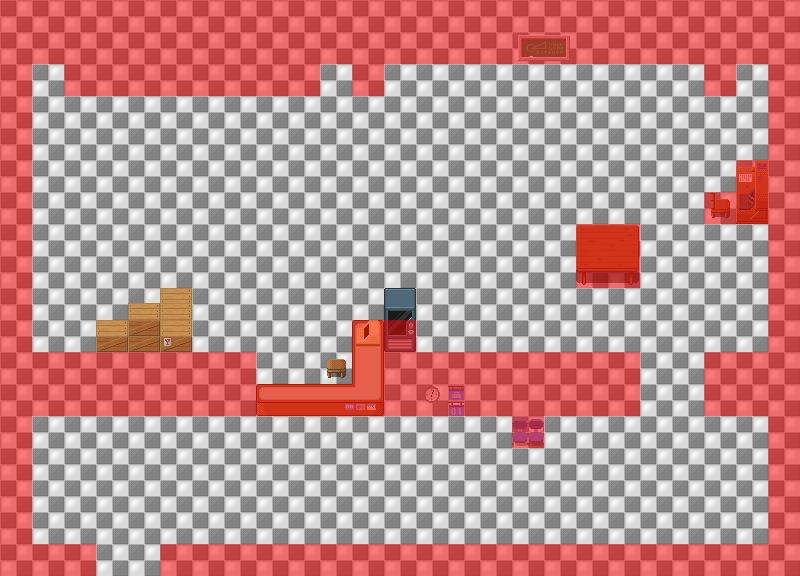

This game map was drawn from its Tiled (.tmx) file and the tilesets committed beside it. A one-line description and the full map source follow:
An orthogonal 25x18 tile map with 32x32 px tiles, 5 tile layers (1, 2, 3, 4, ...).

<map version="1.0" orientation="orthogonal" renderorder="right-down" width="25" height="18" tilewidth="32" tileheight="32" nextobjectid="1">
 <tileset firstgid="1" name="tileset1" tilewidth="32" tileheight="32" tilecount="1000" columns="25">
  <image source="tileset1.png" width="800" height="1280" />
 </tileset>
 <layer name="1" width="25" height="18">
  <data encoding="csv">
5,5,5,5,5,5,5,5,5,5,5,5,5,5,5,5,5,5,5,5,5,5,5,5,5,
5,5,5,5,5,5,5,5,5,5,5,5,5,5,5,5,5,5,5,5,5,5,5,5,5,
5,5,5,5,5,5,5,5,5,5,5,5,5,5,5,5,5,5,5,5,5,5,5,5,5,
5,5,5,5,5,5,5,5,5,5,5,5,5,5,5,5,5,5,5,5,5,5,5,5,5,
5,5,5,5,5,5,5,5,5,5,5,5,5,5,5,5,5,5,5,5,5,5,5,5,5,
5,5,5,5,5,5,5,5,5,5,5,5,5,5,5,5,5,5,5,5,5,5,5,5,5,
5,5,5,5,5,5,5,5,5,5,5,5,5,5,5,5,5,5,5,5,5,5,5,5,5,
5,5,5,5,5,5,5,5,5,5,5,5,5,5,5,5,5,5,5,5,5,5,5,5,5,
5,5,5,5,5,5,5,5,5,5,5,5,5,5,5,5,5,5,5,5,5,5,5,5,5,
5,5,5,5,5,5,5,5,5,5,5,5,5,5,5,5,5,5,5,5,5,5,5,5,5,
5,5,5,5,5,5,5,5,5,5,5,5,5,5,5,5,5,5,5,5,5,5,5,5,5,
5,5,5,5,5,5,5,5,5,5,5,5,5,5,5,5,5,5,5,5,5,5,5,5,5,
5,5,5,5,5,5,5,5,5,5,5,5,5,5,5,5,5,5,5,5,5,5,5,5,5,
5,5,5,5,5,5,5,5,5,5,5,5,5,5,5,5,5,5,5,5,5,5,5,5,5,
5,5,5,5,5,5,5,5,5,5,5,5,5,5,5,5,5,5,5,5,5,5,5,5,5,
5,5,5,5,5,5,5,5,5,5,5,5,5,5,5,5,5,5,5,5,5,5,5,5,5,
5,5,5,5,5,5,5,5,5,5,5,5,5,5,5,5,5,5,5,5,5,5,5,5,5,
5,5,5,5,5,5,5,5,5,5,5,5,5,5,5,5,5,5,5,5,5,5,5,5,5
</data>
 </layer>
 <layer name="2" width="25" height="18">
  <data encoding="csv">
24,73,73,73,73,73,73,73,73,73,73,73,73,73,73,73,73,73,73,73,73,73,73,73,24,
24,98,98,98,98,98,98,98,98,98,98,98,98,98,98,98,98,98,98,98,98,98,98,98,24,
24,0,0,0,0,0,0,0,0,0,0,0,0,0,0,0,0,0,0,0,0,0,0,0,24,
24,0,0,0,0,0,0,0,0,0,0,0,0,0,0,0,0,0,0,0,0,0,0,0,24,
24,0,0,0,0,0,0,0,0,0,0,0,0,0,0,0,0,0,0,0,0,0,0,0,24,
24,0,0,0,0,0,0,0,0,0,0,0,0,0,0,0,0,0,0,0,0,0,0,0,24,
24,0,0,0,0,0,0,0,0,0,0,0,0,0,0,0,0,0,0,0,0,0,0,0,24,
24,0,0,0,0,0,0,0,0,0,0,0,0,0,0,0,0,0,0,0,0,0,0,0,24,
24,0,0,0,0,0,0,0,0,0,0,0,0,0,0,0,0,0,0,0,0,0,0,0,24,
24,0,0,0,0,0,0,0,0,0,0,0,0,0,0,0,0,0,0,0,0,0,0,0,24,
24,0,0,0,0,0,0,0,0,0,0,0,0,0,0,0,0,0,0,0,0,0,0,0,24,
24,23,23,23,23,23,23,23,0,0,0,0,23,23,23,23,23,23,23,23,0,0,23,23,24,
24,98,98,98,98,98,98,98,0,0,0,0,98,98,98,98,98,98,98,98,0,0,98,98,24,
24,0,0,0,0,0,0,0,0,0,0,0,0,0,0,0,0,0,0,0,0,0,0,0,24,
24,0,0,0,0,0,0,0,0,0,0,0,0,0,0,0,0,0,0,0,0,0,0,0,24,
24,0,0,0,0,0,0,0,0,0,0,0,0,0,0,0,0,0,0,0,0,0,0,0,24,
24,0,0,0,0,0,0,0,0,0,0,0,0,0,0,0,0,0,0,0,0,0,0,0,24,
24,24,24,0,0,24,24,24,24,24,24,24,24,24,24,24,24,24,24,24,24,24,24,24,24
</data>
 </layer>
 <layer name="3" width="25" height="18">
  <data encoding="csv">
0,0,0,0,0,0,0,0,0,0,0,0,0,698,0,0,0,0,0,0,698,0,0,0,0,
0,0,622,623,622,623,622,623,622,623,0,625,0,723,0,0,178,179,0,0,723,0,625,0,0,
0,0,647,648,647,648,647,648,647,648,0,650,0,0,0,0,0,0,0,0,0,0,650,0,0,
0,0,0,0,0,0,0,0,0,0,0,0,0,0,0,0,0,0,0,0,0,0,0,0,0,
0,0,0,0,0,0,0,0,0,0,0,0,0,0,0,0,0,0,0,0,0,0,0,0,0,
0,0,0,0,0,0,0,0,0,0,0,0,0,0,0,0,0,0,0,0,0,0,0,88,0,
0,0,0,0,0,0,0,0,0,0,0,0,0,0,0,0,0,0,0,0,0,0,361,113,0,
0,0,0,0,0,0,0,0,0,0,0,0,0,0,0,0,0,0,332,333,0,0,0,0,0,
0,0,0,0,0,0,0,0,0,0,0,0,0,0,0,0,0,0,357,358,0,0,0,0,0,
0,0,0,0,0,0,0,0,0,0,0,0,0,0,0,0,0,0,0,0,0,0,0,0,0,
0,0,0,0,0,0,0,0,0,0,0,304,341,0,0,0,0,0,0,0,0,0,0,0,0,
0,0,0,0,371,0,0,0,0,0,336,329,0,0,0,0,0,0,0,0,0,0,0,0,0,
0,0,0,0,396,0,0,590,351,352,353,354,590,213,264,0,0,0,0,0,0,0,0,0,0,
0,0,0,0,0,0,0,0,0,0,0,0,0,0,0,0,265,0,0,0,0,0,0,0,0,
0,0,0,0,0,0,0,0,0,0,0,0,0,0,0,0,0,0,0,0,0,0,0,0,0,
0,0,0,0,0,0,0,0,0,0,0,0,0,0,0,0,0,0,0,0,0,0,0,0,0,
0,0,0,0,0,0,0,0,0,0,0,0,0,0,0,0,0,0,0,0,0,0,0,0,0,
0,0,0,0,0,0,0,0,0,0,0,0,0,0,0,0,0,0,0,0,0,0,0,0,0
</data>
 </layer>
 <layer name="4" width="25" height="18">
  <data encoding="csv">
0,0,0,0,0,0,0,0,0,0,0,0,0,0,0,0,0,0,0,0,0,0,0,0,0,
0,0,0,0,0,0,0,0,0,0,0,0,0,0,0,0,0,0,0,0,0,0,0,0,0,
0,0,0,0,0,0,0,0,0,0,0,0,0,0,0,0,0,0,0,0,0,0,0,0,0,
0,0,0,0,0,0,0,0,0,0,0,0,0,0,0,0,0,0,0,0,0,0,0,0,0,
0,0,0,0,0,0,0,0,0,0,0,0,0,0,0,0,0,0,0,0,0,0,0,0,0,
0,0,0,0,0,0,0,0,0,0,0,0,0,0,0,0,0,0,0,0,0,0,0,0,0,
0,0,0,0,0,0,0,0,0,0,0,0,0,0,0,0,0,0,0,0,0,0,0,0,0,
0,0,0,0,0,0,0,0,0,0,0,0,0,0,0,0,0,0,0,0,0,0,0,0,0,
0,0,0,0,0,0,0,0,0,0,0,0,0,0,0,0,0,0,0,0,0,0,0,0,0,
0,0,0,0,338,339,0,0,0,0,0,0,316,0,0,0,0,0,0,0,0,0,0,0,0,
0,0,0,362,363,364,0,0,0,0,0,0,0,0,0,0,0,0,0,0,0,0,0,0,0,
0,0,0,0,0,0,0,0,0,0,0,0,0,0,0,0,0,0,0,0,0,0,0,0,0,
0,0,0,0,0,0,0,0,0,0,0,0,0,0,0,0,0,0,0,0,0,0,0,0,0,
0,0,0,0,0,0,0,0,0,0,0,0,0,0,0,0,0,0,0,0,0,0,0,0,0,
0,0,0,0,0,0,0,0,0,0,0,0,0,0,0,0,0,0,0,0,0,0,0,0,0,
0,0,0,0,0,0,0,0,0,0,0,0,0,0,0,0,0,0,0,0,0,0,0,0,0,
0,0,0,0,0,0,0,0,0,0,0,0,0,0,0,0,0,0,0,0,0,0,0,0,0,
0,0,0,0,0,0,0,0,0,0,0,0,0,0,0,0,0,0,0,0,0,0,0,0,0
</data>
 </layer>
 <layer name="kollision" width="25" height="18">
  <data encoding="csv">
2,2,2,2,2,2,2,2,2,2,2,2,2,2,2,2,2,2,2,2,2,2,2,2,2,
2,2,2,2,2,2,2,2,2,2,2,2,2,2,2,2,2,2,2,2,2,2,2,2,2,
2,0,2,2,2,2,2,2,2,2,0,2,0,0,0,0,0,0,0,0,0,0,2,0,2,
2,0,0,0,0,0,0,0,0,0,0,0,0,0,0,0,0,0,0,0,0,0,0,0,2,
2,0,0,0,0,0,0,0,0,0,0,0,0,0,0,0,0,0,0,0,0,0,0,0,2,
2,0,0,0,0,0,0,0,0,0,0,0,0,0,0,0,0,0,0,0,0,0,0,2,2,
2,0,0,0,0,0,0,0,0,0,0,0,0,0,0,0,0,0,0,0,0,0,2,2,2,
2,0,0,0,0,0,0,0,0,0,0,0,0,0,0,0,0,0,2,2,0,0,0,0,2,
2,0,0,0,0,0,0,0,0,0,0,0,0,0,0,0,0,0,2,2,0,0,0,0,2,
2,0,0,0,0,0,0,0,0,0,0,0,0,0,0,0,0,0,0,0,0,0,0,0,2,
2,0,0,0,0,0,0,0,0,0,0,2,2,0,0,0,0,0,0,0,0,0,0,0,2,
2,2,2,2,2,2,2,2,0,0,0,2,2,2,2,2,2,2,2,2,0,0,2,2,2,
2,2,2,2,2,2,2,2,2,2,2,2,2,2,2,2,2,2,2,2,0,0,2,2,2,
2,0,0,0,0,0,0,0,0,0,0,0,0,0,0,0,2,0,0,0,0,0,0,0,2,
2,0,0,0,0,0,0,0,0,0,0,0,0,0,0,0,0,0,0,0,0,0,0,0,2,
2,0,0,0,0,0,0,0,0,0,0,0,0,0,0,0,0,0,0,0,0,0,0,0,2,
2,0,0,0,0,0,0,0,0,0,0,0,0,0,0,0,0,0,0,0,0,0,0,0,2,
2,2,2,0,0,2,2,2,2,2,2,2,2,2,2,2,2,2,2,2,2,2,2,2,2
</data>
 </layer>
</map>